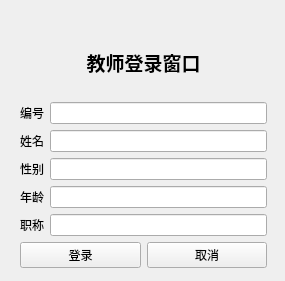
<?xml version="1.0" encoding="UTF-8"?>
<ui version="4.0">
 <class>teacher</class>
 <widget class="QWidget" name="teacher">
  <property name="geometry">
   <rect>
    <x>0</x>
    <y>0</y>
    <width>285</width>
    <height>281</height>
   </rect>
  </property>
  <property name="windowTitle">
   <string>Form</string>
  </property>
  <widget class="QWidget" name="">
   <property name="geometry">
    <rect>
     <x>20</x>
     <y>30</y>
     <width>247</width>
     <height>238</height>
    </rect>
   </property>
   <layout class="QVBoxLayout" name="verticalLayout">
    <item>
     <widget class="QLabel" name="label">
      <property name="text">
       <string>&lt;html&gt;&lt;head/&gt;&lt;body&gt;&lt;p align=&quot;center&quot;&gt;&lt;span style=&quot; font-size:14pt; font-weight:700;&quot;&gt;教师登录窗口&lt;/span&gt;&lt;/p&gt;&lt;/body&gt;&lt;/html&gt;</string>
      </property>
     </widget>
    </item>
    <item>
     <layout class="QHBoxLayout" name="horizontalLayout">
      <item>
       <widget class="QLabel" name="id">
        <property name="text">
         <string>编号</string>
        </property>
       </widget>
      </item>
      <item>
       <widget class="QLineEdit" name="idEdit"/>
      </item>
     </layout>
    </item>
    <item>
     <layout class="QHBoxLayout" name="horizontalLayout_2">
      <item>
       <widget class="QLabel" name="name">
        <property name="text">
         <string>姓名</string>
        </property>
       </widget>
      </item>
      <item>
       <widget class="QLineEdit" name="nameEdit"/>
      </item>
     </layout>
    </item>
    <item>
     <layout class="QHBoxLayout" name="horizontalLayout_3">
      <item>
       <widget class="QLabel" name="sex">
        <property name="text">
         <string>性别</string>
        </property>
       </widget>
      </item>
      <item>
       <widget class="QLineEdit" name="sexEdit"/>
      </item>
     </layout>
    </item>
    <item>
     <layout class="QHBoxLayout" name="horizontalLayout_4">
      <item>
       <widget class="QLabel" name="age">
        <property name="text">
         <string>年龄</string>
        </property>
       </widget>
      </item>
      <item>
       <widget class="QLineEdit" name="ageEdit"/>
      </item>
     </layout>
    </item>
    <item>
     <layout class="QHBoxLayout" name="horizontalLayout_5">
      <item>
       <widget class="QLabel" name="job">
        <property name="text">
         <string>职称</string>
        </property>
       </widget>
      </item>
      <item>
       <widget class="QLineEdit" name="jobEdit"/>
      </item>
     </layout>
    </item>
    <item>
     <layout class="QHBoxLayout" name="horizontalLayout_6">
      <item>
       <widget class="QPushButton" name="getButton">
        <property name="text">
         <string>登录</string>
        </property>
       </widget>
      </item>
      <item>
       <widget class="QPushButton" name="cancelButton">
        <property name="text">
         <string>取消</string>
        </property>
       </widget>
      </item>
     </layout>
    </item>
   </layout>
  </widget>
 </widget>
 <resources/>
 <connections/>
</ui>
